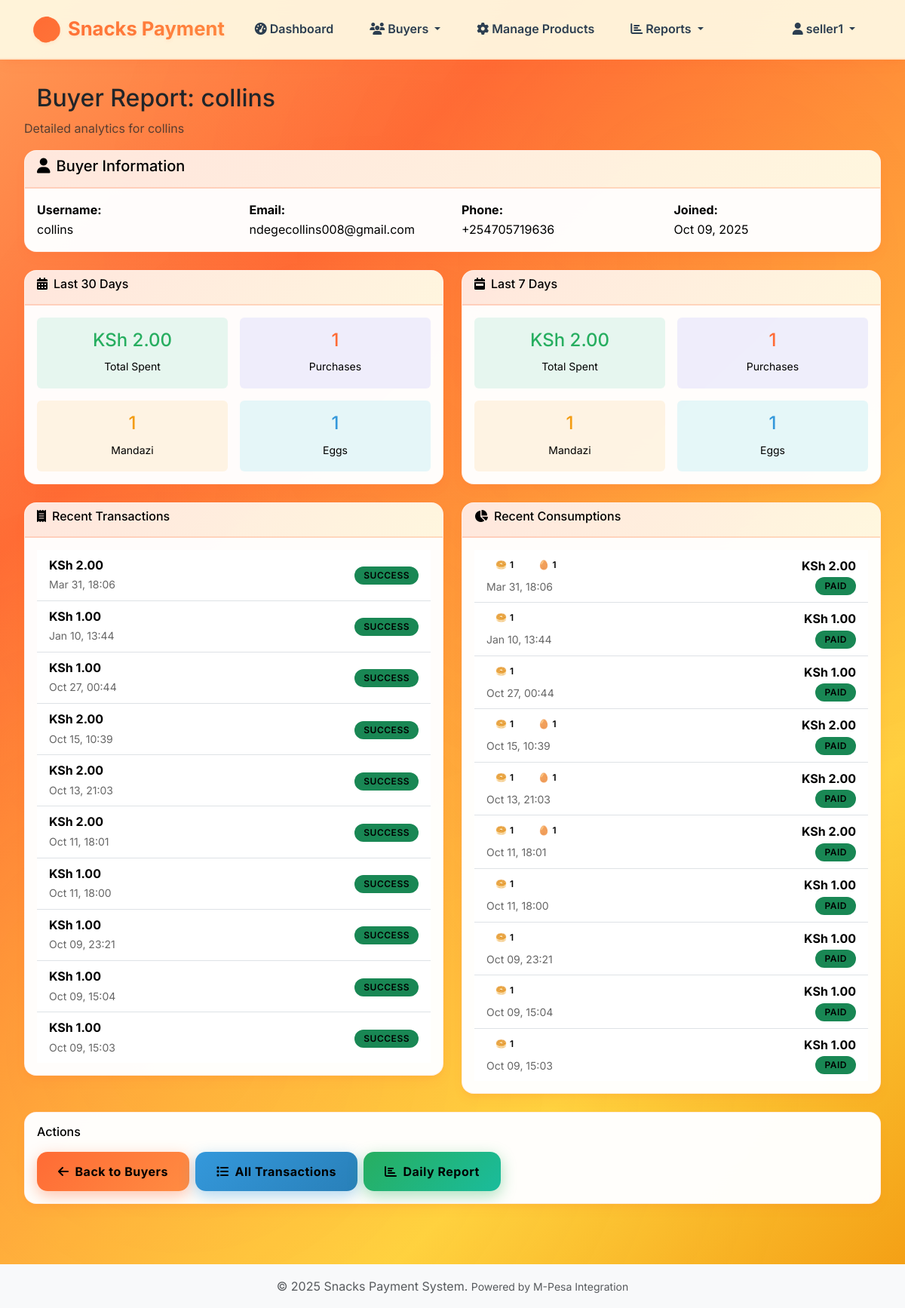
The app's page /reports/buyer/3/ (signed in) with its own data.
### apps/accounts/models.py (models this page shows, shortened)
class User(AbstractUser):
    ROLE_CHOICES = [
        ('SELLER', 'Seller'),
        ('BUYER', 'Buyer'),
    ]
    phone_number = models.CharField(max_length=15, unique=True)
    role = models.CharField(max_length=10, choices=ROLE_CHOICES, default='BUYER')
    created_by = models.ForeignKey(
        'self',
        on_delete=models.CASCADE,
        null=True,
        blank=True,
        related_name='created_buyers'
    )
    objects = UserManager()
    def is_seller(self):
        return self.role == 'SELLER'
    def is_buyer(self):
        return self.role == 'BUYER'

### apps/payments/models.py (models this page shows, shortened)
class Transaction(models.Model):
    STATUS_CHOICES = [
        ('PENDING', 'Pending'),
        ('SUCCESS', 'Success'),
        ('FAILED', 'Failed'),
    ]
    consumption = models.OneToOneField(Consumption, on_delete=models.CASCADE, related_name='transaction')
    buyer = models.ForeignKey(User, on_delete=models.CASCADE, related_name='transactions')
    phone_number = models.CharField(max_length=15)
    amount = models.DecimalField(max_digits=10, decimal_places=2)
    mpesa_receipt_number = models.CharField(max_length=50, blank=True, null=True)
    mpesa_transaction_id = models.CharField(max_length=50, blank=True, null=True)
    checkout_request_id = models.CharField(max_length=50, blank=True, null=True)
    status = models.CharField(max_length=10, choices=STATUS_CHOICES, default='PENDING')
    created_at = models.DateTimeField(auto_now_add=True)
    updated_at = models.DateTimeField(auto_now=True)
    class Meta:
        ordering = ['-created_at']

class Consumption(models.Model):
    PAYMENT_STATUS_CHOICES = [
        ('PENDING', 'Pending'),
        ('PAID', 'Paid'),
        ('FAILED', 'Failed'),
    ]
    buyer = models.ForeignKey(User, on_delete=models.CASCADE, related_name='consumptions')
    mandazi_quantity = models.PositiveIntegerField(default=0)
    eggs_quantity = models.PositiveIntegerField(default=0)
    mandazi_price = models.DecimalField(max_digits=10, decimal_places=2)
    eggs_price = models.DecimalField(max_digits=10, decimal_places=2)
    total_amount = models.DecimalField(max_digits=10, decimal_places=2)
    payment_status = models.CharField(max_length=10, choices=PAYMENT_STATUS_CHOICES, default='PENDING')
    created_at = models.DateTimeField(auto_now_add=True)
    class Meta:
        ordering = ['-created_at']

### apps/reports/views.py (the view)
# urls.py: path('buyer/<int:buyer_id>/', views.buyer_report, name='buyer_report'),
@login_required
@seller_required
def buyer_report(request, buyer_id):
    buyer = get_object_or_404(
        User,
        id=buyer_id,
        created_by=request.user,
        role='BUYER'
    )
    analytics_30 = get_buyer_analytics(buyer, 30)
    analytics_7 = get_buyer_analytics(buyer, 7)
    recent_transactions = Transaction.objects.filter(
        buyer=buyer,
        status='SUCCESS'
    )[:10]
    recent_consumptions = Consumption.objects.filter(
        buyer=buyer,
        payment_status='PAID'
    )[:10]
    context = {
        'buyer': buyer,
        'analytics_30': analytics_30,
        'analytics_7': analytics_7,
        'recent_transactions': recent_transactions,
        'recent_consumptions': recent_consumptions
    }
    return render(request, 'reports/buyer_report.html', context)

### templates/reports/buyer_report.html (shortened to what this page needs)
{% extends 'base.html' %}
{% block content %}
<div class="row">
    <div class="col-12">
        <h2>
            Buyer Report: {{ buyer.username }}
        </h2>
        <p class="text-muted">Detailed analytics for {{ buyer.username }}</p>
    </div>
</div>
<div class="row mb-4">
    <div class="col-12">
        <div class="card">
            <div class="card-header">
                <h5><i class="fas fa-user me-2"></i>Buyer Information</h5>
            </div>
            <div class="card-body">
                <div class="row">
                    <div class="col-md-3">
                        <strong>Username:</strong><br>
                        {{ buyer.username }}
                    </div>
                    <div class="col-md-3">
                        <strong>Email:</strong><br>
                        {{ buyer.email }}
                    </div>
                    <div class="col-md-3">
                        <strong>Phone:</strong><br>
                        {{ buyer.phone_number }}
                    </div>
                    <div class="col-md-3">
                        <strong>Joined:</strong><br>
                        {{ buyer.date_joined|date:"M d, Y" }}
                    </div>
                </div>
            </div>
        </div>
    </div>
</div>
<div class="row g-4 mb-4">
    <div class="col-lg-6">
        <div class="card">
            <div class="card-header">
                <h6><i class="fas fa-calendar-alt me-2"></i>Last 30 Days</h6>
            </div>
            <div class="card-body">
                <div class="row g-3">
                    <div class="col-6">
                        <div class="text-center p-3 rounded" style="background: rgba(16, 185, 129, 0.1);">
                            <h4 class="text-success">KSh {{ analytics_30.total_spent|floatformat:2 }}</h4>
                            <small>Total Spent</small>
                        </div>
                    </div>
                    <div class="col-6">
                        <div class="text-center p-3 rounded" style="background: rgba(99, 102, 241, 0.1);">
                            <h4 class="text-primary">{{ analytics_30.total_purchases }}</h4>
                            <small>Purchases</small>
                        </div>
                    </div>
                    <div class="col-6">
                        <div class="text-center p-3 rounded" style="background: rgba(245, 158, 11, 0.1);">
                            <h4 class="text-warning">{{ analytics_30.total_mandazi_consumed }}</h4>
                            <small>Mandazi</small>
                        </div>
                    </div>
                    <div class="col-6">
                        <div class="text-center p-3 rounded" style="background: rgba(6, 182, 212, 0.1);">
                            <h4 class="text-info">{{ analytics_30.total_eggs_consumed }}</h4>
                            <small>Eggs</small>
                        </div>
                    </div>
                </div>
            </div>
        </div>
    </div>
    <div class="col-lg-6">
        <div class="card">
            <div class="card-header">
                <h6><i class="fas fa-calendar-week me-2"></i>Last 7 Days</h6>
            </div>
            <div class="card-body">
                <div class="row g-3">
                    <div class="col-6">
                        <div class="text-center p-3 rounded" style="background: rgba(16, 185, 129, 0.1);">
                            <h4 class="text-success">KSh {{ analytics_7.total_spent|floatformat:2 }}</h4>
                            <small>Total Spent</small>
                        </div>
                    </div>
                    <div class="col-6">
                        <div class="text-center p-3 rounded" style="background: rgba(99, 102, 241, 0.1);">
                            <h4 class="text-primary">{{ analytics_7.total_purchases }}</h4>
                            <small>Purchases</small>
                        </div>
                    </div>
                    <div class="col-6">
                        <div class="text-center p-3 rounded" style="background: rgba(245, 158, 11, 0.1);">
                            <h4 class="text-warning">{{ analytics_7.total_mandazi_consumed }}</h4>
                            <small>Mandazi</small>
                        </div>
                    </div>
                    <div class="col-6">
                        <div class="text-center p-3 rounded" style="background: rgba(6, 182, 212, 0.1);">
                            <h4 class="text-info">{{ analytics_7.total_eggs_consumed }}</h4>
                            <small>Eggs</small>
                        </div>
                    </div>
                </div>
            </div>
        </div>
    </div>
</div>
<div class="row">
    <div class="col-lg-6">
        <div class="card">
            <div class="card-header">
                <h6><i class="fas fa-receipt me-2"></i>Recent Transactions</h6>
            </div>
            <div class="card-body">
                {% if recent_transactions %}
                    <div class="list-group list-group-flush">
                        {% for transaction in recent_transactions %}
                        <div class="list-group-item d-flex justify-content-between align-items-center">
                            <div>
                                <div class="fw-bold">KSh {{ transaction.amount }}</div>
                                <small class="text-muted">{{ transaction.created_at|date:"M d, H:i" }}</small>
                            </div>
                            <div>
                                {% if transaction.status == 'SUCCESS' %}
                                    <span class="badge bg-success">Success</span>
                                {% elif transaction.status == 'FAILED' %}
                                    <span class="badge bg-danger">Failed</span>
                                {% else %}
                                    <span class="badge bg-warning">Pending</span>
                                {% endif %}
                            </div>
                        </div>
                        {% endfor %}
                    </div>
                {% else %}
                    <p class="text-muted text-center py-3">No recent transactions</p>
                {% endif %}
            </div>
        </div>
    </div>
    <div class="col-lg-6">
        <div class="card">
            <div class="card-header">
                <h6><i class="fas fa-chart-pie me-2"></i>Recent Consumptions</h6>
            </div>
            <div class="card-body">
                {% if recent_consumptions %}
                    <div class="list-group list-group-flush">
                        {% for consumption in recent_consumptions %}
                        <div class="list-group-item">
                            <div class="d-flex justify-content-between align-items-center">
                                <div>
                                    <div class="d-flex gap-2 mb-1">
                                        {% if consumption.mandazi_quantity > 0 %}
                                            <span class="badge" style="background: var(--gradient-mandazi); color: white;">
                                                🥯 {{ consumption.mandazi_quantity }}
                                            </span>
                                        {% endif %}
                                        {% if consumption.eggs_quantity > 0 %}
                                            <span class="badge" style="background: var(--gradient-eggs); color: var(--dark-color);">
                                                🥚 {{ consumption.eggs_quantity }}
                                            </span>
                                        {% endif %}
                                    </div>
                                    <small class="text-muted">{{ consumption.created_at|date:"M d, H:i" }}</small>
                                </div>
                                <div class="text-end">
                                    <div class="fw-bold">KSh {{ consumption.total_amount }}</div>
                                    {% if consumption.payment_status == 'PAID' %}
                                        <span class="badge bg-success">Paid</span>
                                    {% else %}
                                        <span class="badge bg-warning">Pending</span>
                                    {% endif %}
                                </div>
                            </div>
                        </div>
                        {% endfor %}
                    </div>
                {% else %}
                    <p class="text-muted text-center py-3">No recent consumptions</p>
                {% endif %}
            </div>
        </div>
    </div>
</div>
<div class="row mt-4">
    <div class="col-12">
        <div class="card">
            <div class="card-body">
                <h6 class="mb-3">Actions</h6>
                <div class="d-flex flex-wrap gap-2">
                    <a href="{% url 'accounts:manage_buyers' %}" class="btn btn-primary">
                        <i class="fas fa-arrow-left me-2"></i>Back to Buyers
                    </a>
                    <a href="{% url 'reports:all_transactions' %}" class="btn btn-info">
                        <i class="fas fa-list me-2"></i>All Transactions
                    </a>
                    <a href="{% url 'reports:daily_sales' %}" class="btn btn-success">
                        <i class="fas fa-chart-bar me-2"></i>Daily Report
                    </a>
                </div>
            </div>
        </div>
    </div>
</div>
{% endblock %}

### templates/navbar.html (shortened to what this page needs)
{% load static %}
<nav class="navbar navbar-expand-lg sticky-top">
    <div class="container">
        <a class="navbar-brand d-flex align-items-center" href="{% url 'accounts:dashboard' %}">
            <span class="fs-2 me-2 food-emoji">🍪</span>
            <span class="fw-bold">Snacks Payment</span>
        </a>
        {% if user.is_authenticated %}
            <div class="collapse navbar-collapse" id="navbarNav">
                <ul class="navbar-nav me-auto">
                    <li class="nav-item">
                        <a class="nav-link" href="{% url 'accounts:dashboard' %}">
                            <i class="fas fa-tachometer-alt me-1"></i>Dashboard
                        </a>
                    </li>
                    {% if user.is_seller %}
                        <li class="nav-item dropdown">
                            <a class="nav-link dropdown-toggle" href="#" id="buyersDropdown" role="button" data-bs-toggle="dropdown">
                                <i class="fas fa-users me-1"></i>Buyers
                            </a>
                        </li>
                        <li class="nav-item">
                            <a class="nav-link" href="{% url 'products:manage_products' %}">
                                <i class="fas fa-cog me-1"></i>Manage Products
                            </a>
                        </li>
                        <li class="nav-item dropdown">
                            <a class="nav-link dropdown-toggle" href="#" id="reportsDropdown" role="button" data-bs-toggle="dropdown">
                                <i class="fas fa-chart-bar me-1"></i>Reports
                            </a>
                        </li>
                    {% endif %}
                </ul>
                <ul class="navbar-nav">
                    <li class="nav-item dropdown">
                        <a class="nav-link dropdown-toggle" href="#" id="userDropdown" role="button" data-bs-toggle="dropdown">
                            <i class="fas fa-user me-1"></i>{{ user.username }}
                        </a>
                    </li>
                </ul>
            </div>
        {% endif %}
    </div>
</nav>

### records on screen
User: username "seller1"
User: username "collins", email "ndegecollins008@gmail.com", phone_number "+254705719636", date_joined "Oct 09, 2025"
Transaction: status "SUCCESS"
Transaction: status "SUCCESS"
Transaction: status "SUCCESS"
Transaction: status "SUCCESS"
Transaction: status "SUCCESS"
Transaction: status "SUCCESS"
Transaction: status "SUCCESS"
Transaction: status "SUCCESS"
Transaction: status "SUCCESS"
Transaction: status "SUCCESS"
Consumption: mandazi_quantity "1", eggs_quantity "1", created_at "Mar 31, 18:06", total_amount "2.00", payment_status "PAID"
Consumption: mandazi_quantity "1", created_at "Jan 10, 13:44", total_amount "1.00", payment_status "PAID"
Consumption: mandazi_quantity "1", created_at "Oct 27, 00:44", total_amount "1.00", payment_status "PAID"
Consumption: mandazi_quantity "1", eggs_quantity "1", created_at "Oct 15, 10:39", total_amount "2.00", payment_status "PAID"
Consumption: mandazi_quantity "1", eggs_quantity "1", created_at "Oct 13, 21:03", total_amount "2.00", payment_status "PAID"
Consumption: mandazi_quantity "1", eggs_quantity "1", created_at "Oct 11, 18:01", total_amount "2.00", payment_status "PAID"
Consumption: mandazi_quantity "1", created_at "Oct 11, 18:00", total_amount "1.00", payment_status "PAID"
Consumption: mandazi_quantity "1", created_at "Oct 09, 23:21", total_amount "1.00", payment_status "PAID"
Consumption: mandazi_quantity "1", created_at "Oct 09, 15:04", total_amount "1.00", payment_status "PAID"
Consumption: mandazi_quantity "1", created_at "Oct 09, 15:03", total_amount "1.00", payment_status "PAID"

### other values on screen
{{ analytics_30.total_spent|floatformat:2 }} "2.00"
{{ analytics_30.total_purchases }} "1"
{{ analytics_30.total_mandazi_consumed }} "1"
{{ analytics_30.total_eggs_consumed }} "1"
{{ analytics_7.total_spent|floatformat:2 }} "2.00"
{{ analytics_7.total_purchases }} "1"
{{ analytics_7.total_mandazi_consumed }} "1"
{{ analytics_7.total_eggs_consumed }} "1"
